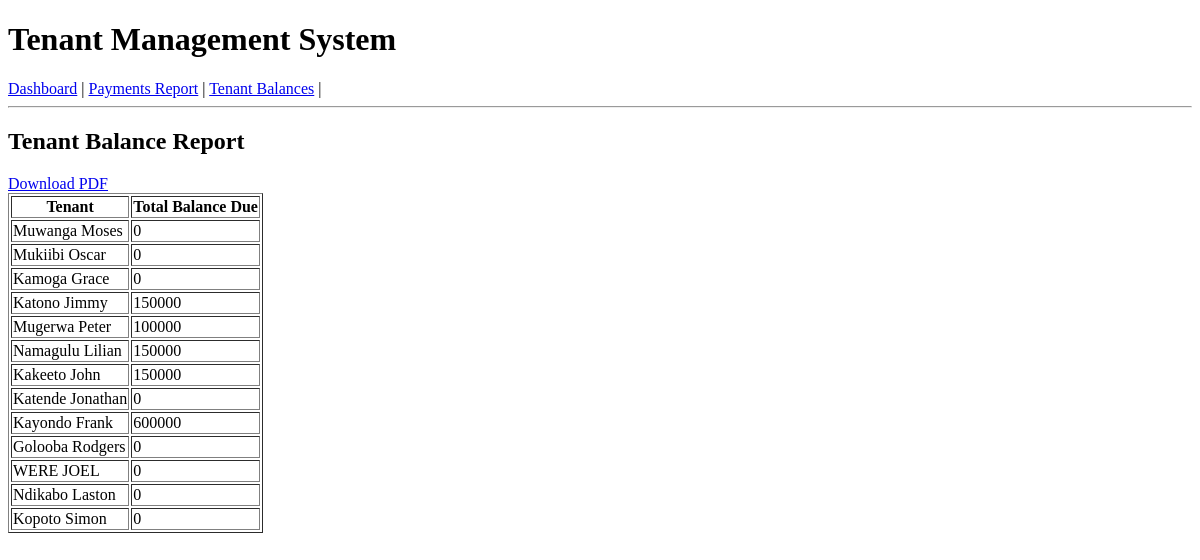
The app's page /api/reports/tenant-balances/, older data.
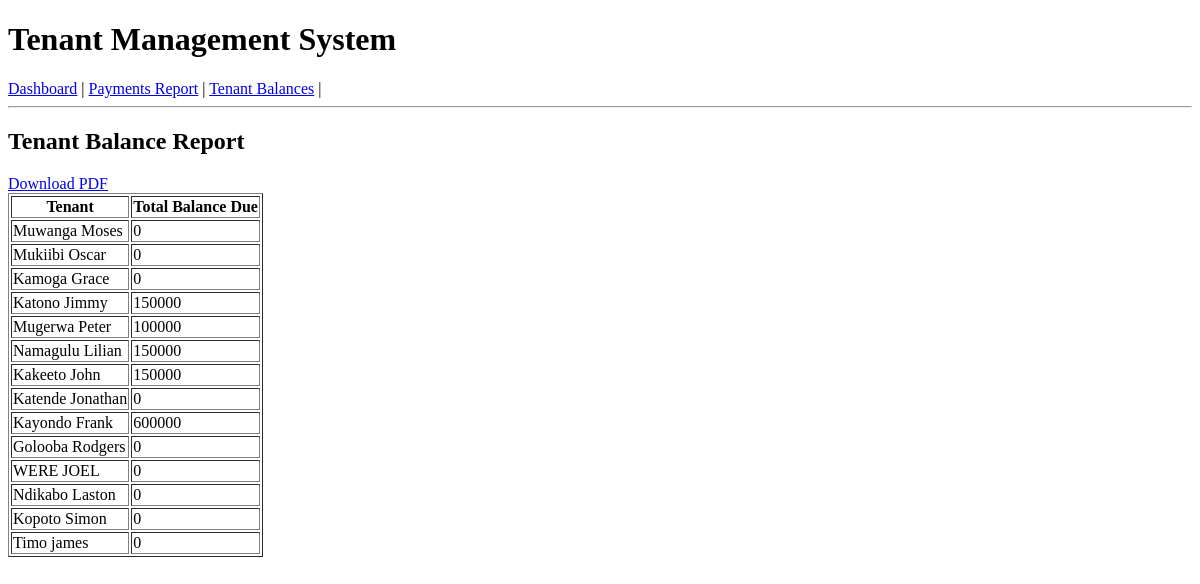
The same page, newer data.
### tenants/models.py (models this page shows, shortened)
class Tenant(models.Model):
    STATUS_CHOICES = [
        ('active', 'Active'),
        ('inactive', 'Inactive'),
        ('evicted', 'Evicted'),
        ('moved_out', 'Moved Out'),
    ]
    user = models.ForeignKey(
        'auth.User',
        on_delete=models.CASCADE,
        related_name='tenant_profile',
        help_text="Django user associated with this tenant",
        null=True,
        blank=True
    )
    name = models.CharField(max_length=255, help_text="Full name of the tenant")
    phone = models.CharField(
        max_length=15,
        validators=[RegexValidator(
            regex=r'^\+256\d{9}$',
            message="Phone number must be entered in the format: '+256705672545'. Up to 15 digits allowed."
        )],
        help_text="Contact phone number"
    )
    email = models.EmailField(help_text="Email address for communication")
    national_id = models.CharField(
        max_length=20,
        help_text="National identification number"
    )
    house = models.ForeignKey(
        House,
        on_delete=models.SET_NULL,
        null=True,
        blank=True,
        related_name='tenants',
        help_text="Currently rented house"
    )
    status = models.CharField(
        max_length=50,
        choices=STATUS_CHOICES,
        default='active',
        help_text="Current status of the tenant"
    )
    lease_start_date = models.DateField(null=True, blank=True, help_text="Start date of the lease")
    lease_end_date = models.DateField(null=True, blank=True, help_text="End date of the lease")
    emergency_contact_name = models.CharField(
        max_length=255,
        null=True,
        blank=True,
        help_text="Emergency contact person"
    )
    emergency_contact_phone = models.CharField(
        max_length=15,
        null=True,
        blank=True,
        help_text="Emergency contact phone number"
    )
    occupation = models.CharField(max_length=100, null=True, blank=True, help_text="Tenant's occupation")
    employer = models.CharField(max_length=255, null=True, blank=True, help_text="Tenant's employer")
    monthly_income = models.PositiveIntegerField(null=True, blank=True, help_text="Monthly income in UGX")
    created_at = models.DateTimeField(auto_now_add=True)
    updated_at = models.DateTimeField(auto_now=True)
    class Meta:
        ordering = ['name']
        verbose_name = "Tenant"
        verbose_name_plural = "Tenants"

### tenants/views.py (the view)
# urls.py: path('reports/tenant-balances/', tenant_balance_report, name='tenant_balance_report'),
def tenant_balance_report(request):
    tenants = Tenant.objects.all().annotate(total_balance=Sum('payments__balance_due'))
    context = {
        'tenants': tenants
    }
    return render(request, 'reports/tenant_balance_report.html', context)

### tenants/templates/reports/tenant_balance_report.html
{% extends "base.html" %}
{% block content %}
<h2>Tenant Balance Report</h2>
<a href="{% url 'tenant_balance_pdf' %}" class="btn btn-primary">Download PDF</a>
<table border="1">
    <tr>
        <th>Tenant</th>
        <th>Total Balance Due</th>
    </tr>
    {% for tenant in tenants %}
    <tr>
        <td>{{ tenant.name }}</td>
        <td>{{ tenant.total_balance|default:"0" }}</td>
    </tr>
    {% empty %}
    <tr>
        <td colspan="2">No outstanding balances.</td>
    </tr>
    {% endfor %}
</table>
{% endblock %}

Row changes from the older to the newer data that the page shows:
added Tenant: name "Timo james", total_balance "0"
